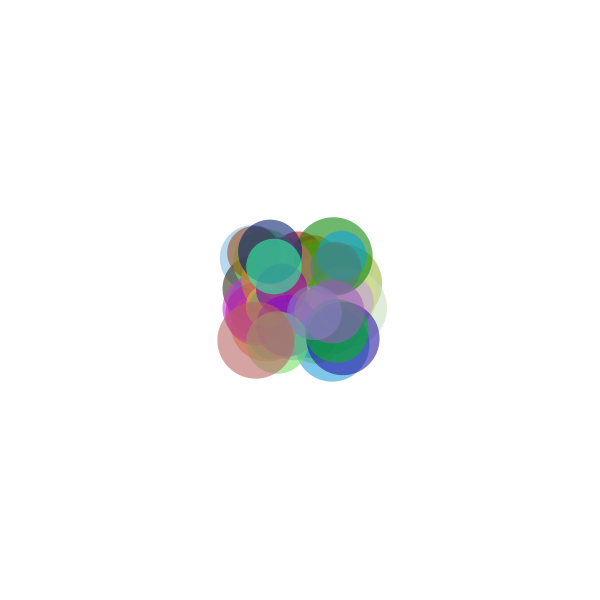
Frame 1 (no input)
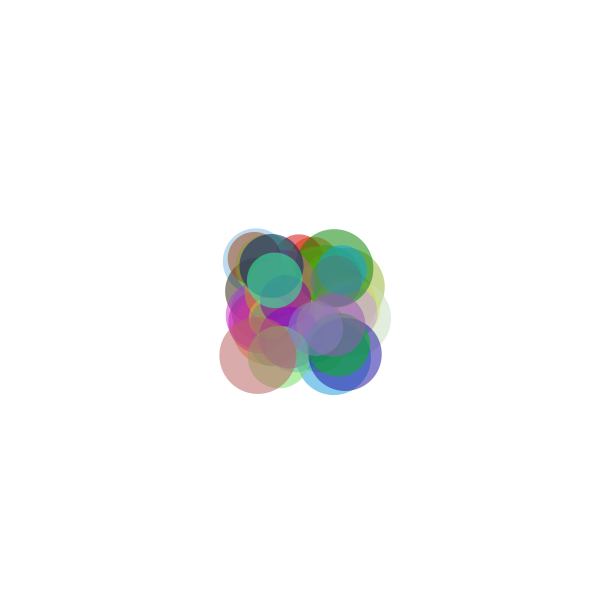
Frame 60 (the mouse pressed at the canvas centre just before this capture)
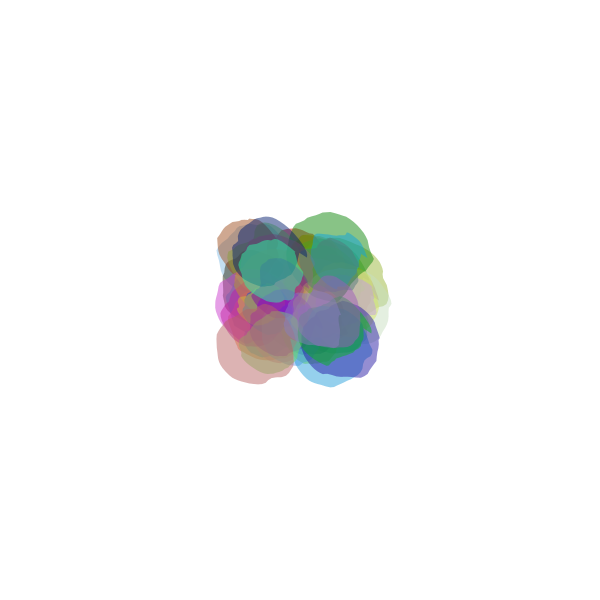
Frame 120 (the mouse held since frame 60 and released just before this capture)

The Processing sketch that drew these frames (run headless with seeded random() and noise(); from frame 60 on, the mouse is pressed at the canvas centre):

// Processing sketch: sketch_180301b
// ── sketch_180301b.pde
int n=50;
Splash[] s=new Splash[n];
void setup(){
  size(600,600);
  for(int i=0;i<n;i++){
  s[i]=new Splash(new PVector(random(250,350),random(250,350))
  ,color(random(255),random(250),random(255)),random(20,40));
  }
}

void draw(){
  background(255);
  for(int i=0;i<n;i++){
    s[i].update();
    s[i].display();
  }
}
// ── Splash.pde
class Splash{
  PVector center;
  color rgb;
  int fc=0;
  float nValue;
  boolean w=false;
  float rad;
  Splash(PVector c,color r,float ra){
  center=c.get();
  rgb=r;
  rad=ra;
  nValue=random(100);
  }
  void update(){
    if (fc<100){
     // float z=(150-frameCount)/10*0.025;
    translate(random(-1,1),random(-1,1));
    
    }else{
    rad+=0.1;
  }
  }
  void display(){
    float alpha=map(frameCount,0,700,150,0);
    fill(rgb,alpha);
    noStroke();
    beginShape();
    float np=nValue;
    for(float i=0;i<TWO_PI;i+=0.1){
      
      float nois=map(noise(np),0,1,-10,10);
      float x,y;
      if(fc<100){
       x=center.x+rad*cos(i);
       y=center.y+rad*sin(i);
      }else{
       x=center.x+rad*cos(i)+nois;
       y=center.y+rad*sin(i)+nois;
       np+=0.1;
       
      }
      vertex(x,y);
      
    }
    endShape();
    fc++;  
  }
  
}
